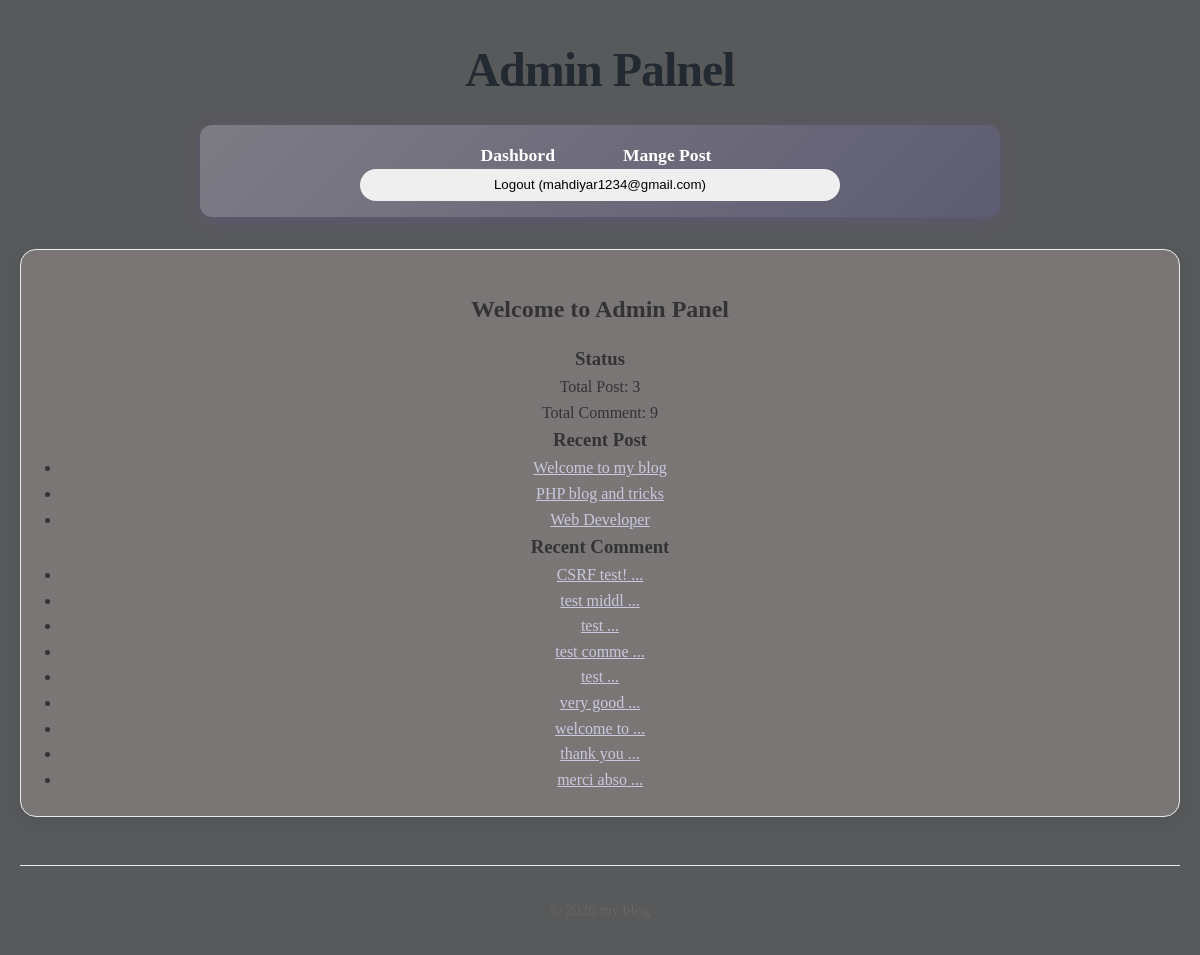
The app's page /admin/dashboard (signed in), older data.
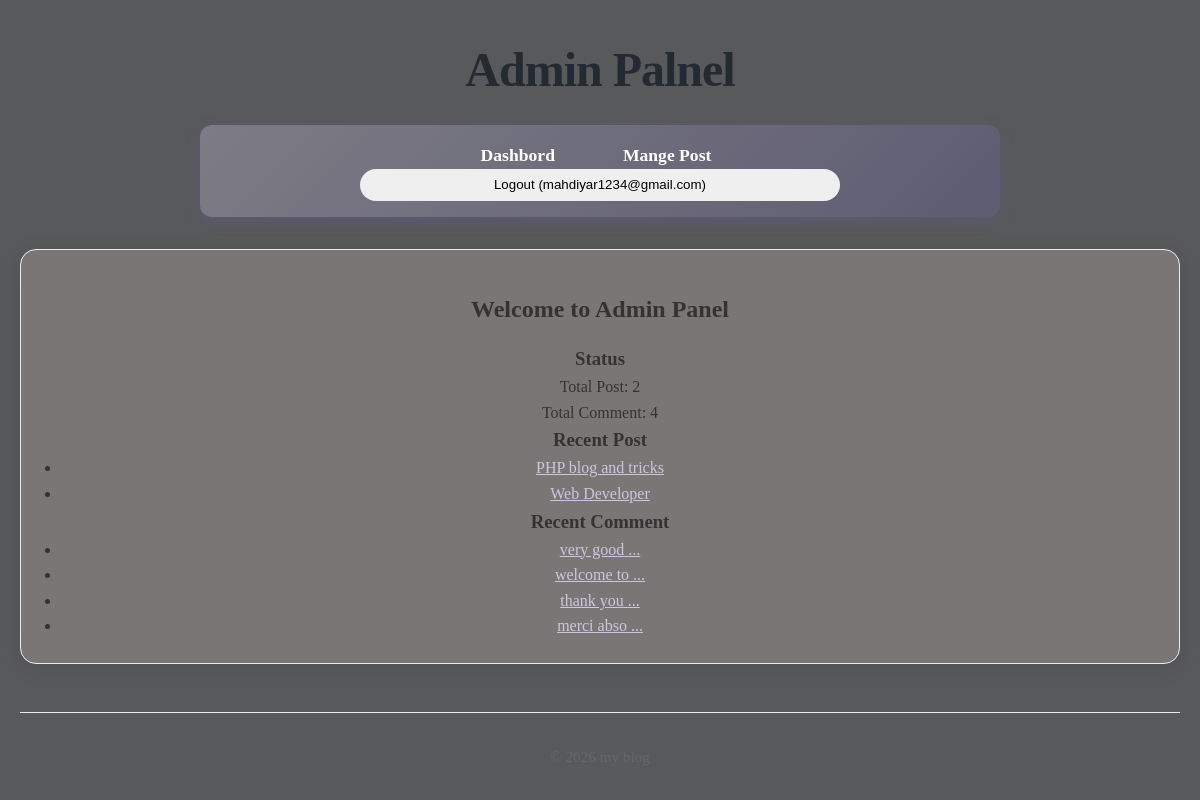
The same page, newer data.
### tables this page shows
CREATE TABLE posts(
    id INTEGER PRIMARY KEY AUTOINCREMENT,
    title TEXT NOT NULL,
    content TEXT NOT NULL,
    views INTEGER DEFAULT 0,
    user_id INTEGER NOT NULL,
    created_at DATETIME DEFAULT CURRENT_TIMESTAMP,
    FOREIGN KEY (user_id) REFERENCES users (id)
);

CREATE TABLE comments(
    id INTEGER PRIMARY KEY AUTOINCREMENT,
    content TEXT NOT NULL,
    user_id INTEGER NOT NULL,
    post_id INTEGER NOT NULL,
    created_at DATETIME DEFAULT CURRENT_TIMESTAMP,
    FOREIGN KEY (user_id) REFERENCES users (id),
    FOREIGN KEY (post_id) REFERENCES posts (id)
);

### core/View.php (called while the page is built, shortened)
<?php
class View{
    protected static $globals = [];
    public static function share(string $key , mixed $value): void{
        static::$globals[$key] = $value;
    }
    public static function render(string $template , array $data = [] , $layout = null): string{
        $data = [...static::$globals , ...$data];
        $content = static::renderTemplate($template, $data);
        return static::renderLayout($layout , $data, $content);
    }
    protected static function renderTemplate(string $template , array $data): string{
        extract($data);
        $path = dirname(__DIR__) . "/app/Views/$template.php";
        require $path;
        return ob_get_clean();
    }
     protected static function renderLayout(?string $template , array $data, string $content):string{
        return ob_get_clean();
    }
}

### app/Controllers/Admin/DashboardController.php (called while the page is built, shortened)
<?php
class DashboardController {
    public function index(){
        $totalPosts = Post::count();
        $totalComment = Comment::count();
        $recentPosts = Post::getRecent(5);
        $recentComment = Comment::getRecent(5);
        return View::render('admin/dashboard/index',
        [
            'totalPosts' => $totalPosts,
            'totalComment' => $totalComment,
            'recentPosts' => $recentPosts,
            'recentComment' => $recentComment,
        ],
        'layouts/admin');
    }
}

### core/Router.php (called while the page is built, shortened)
<?php
class Router{
    protected array $routes = [];
    protected array $globalMiddleware = [];
    protected array $routeMiddleware = [];
    public function add(string $method ,string $uri ,string $controller , array $middlewares = []): void{
        $this->routes[] = [
            'method' => $method,
            'uri' => $uri,
            'controller' => $controller,
            'middlewares' => $middlewares
        ];
    }
    public function addGlobalMiddleware(string $middleware):void {
        $this->globalMiddleware[] = $middleware;
    }
    public function addRouteMiddleware(string $name,string $middleware):void {
        $this->routeMiddleware[$name] = $middleware;
    }
    public function dispatch(string $uri ,string $method){
        $route = $this->findRoute($uri , $method);
        $middlewares = [
            ...$this->globalMiddleware,
            ...array_map(fn($name)=>$this->routeMiddleware[$name],$route['middlewares'])
        ];
       return $this->runMiddleware(
        $middlewares,
        function () use ($route) {
            [$controller , $action] = explode('@' , $route['controller']);
            return $this->callAction($controller , $action , $route['params']);
        }
       );
    }
    protected function runMiddleware(array $middlewares , callable $target): mixed{
        $next = $target;
        foreach(array_reverse($middlewares) as $middleware){
            $next = function() use ($middleware , $next){
                error_log("Middle ware : running $middleware");
                return (new $middleware)->handle($next);
            };
        }
        return $next();
    }
    protected function findRoute(string $uri , string $method): ?array{
        foreach($this->routes as $route){
            $params = $this->matchRoute($route['uri'] , $uri);
            if($params !== null && $route['method'] === $method){
                return [...$route , 'params' => $params];
            }
        }
        return null;
    }
    protected function matchRoute(string $routeUri,string $requestUri): ?array{
        $routeSegments = explode('/', trim($routeUri,'/'));
        $requestSegments = explode('/', trim($requestUri,'/'));
        if(count($routeSegments) !== count($requestSegments)){
            return null;
        }
        $params = [];
        foreach($routeSegments as $index => $routeSegment){
            if(str_starts_with($routeSegment,'{') && str_ends_with($routeSegment,'}')){
                $params[trim($routeSegment,'{}')] = $requestSegments[$index];
            }elseif($routeSegment !== $requestSegments[$index]){
                return null;
            }
        }
        return $params;
    }
    protected function callAction(string $controller,string $action,array $params): string{
        return (new $controller)->$action(... $params);
    }
}

### app/Middlewares/Auth.php (called while the page is built, shortened)
<?php
class Auth implements MiddleWare{
    public function handle(callable $next){
      return $next();
    }
}

### app/Middlewares/CSRF.php (called while the page is built, shortened)
<?php
class CSRF implements MiddleWare{
    public function handle(callable $next){
      return $next();
    }
}

### app/Middlewares/View.php (called while the page is built, shortened)
<?php
class View implements MiddleWare{
    public function handle(callable $next){
      return $next();
    }
}

### core/App.php (called while the page is built, shortened)
<?php
class App{
    protected static $container = [];
    public static function bind(string $key, mixed $value): void{
        static::$container[$key] = $value;
    }
    public static function get(string $key): mixed{
        return static::$container[$key];
    }
}

### app/Models/Post.php (called while the page is built, shortened)
<?php
class Post extends Model{
    protected static string $table = 'posts';
    public static function getRecent(?int $limit = null, ?int $page = null, ?string $search = null)
{
    $db = App::get('database');
    $query = "SELECT * FROM " . static::$table;
    $params = [];
    $query .= " ORDER BY created_at DESC";
    return $db->fetchAll($query, $params, static::class);
}
    public static function count(?string $search = null): int{
        $db = App::get('database');
        $query = " SELECT COUNT(*) FROM " . static::$table;
        $params = [];
        return (int) $db->query($query,$params)->fetchColumn();
    }
}

### core/DataBase.php (called while the page is built, shortened)
<?php
class DataBase{
    protected $pdo;
    public function __construct(array $config){
        try {
            $dsn = $this->createDsn($config);
            $username = $config['username'] ?? null;
            $password = $config['password'] ?? null;
            $options = $config['options'] ?? null;
            $this->pdo = new PDO($dsn , $username , $password , $options);
            $this->pdo->setAttribute(PDO::ATTR_ERRMODE,PDO::ERRMODE_EXCEPTION);
        } catch (PDOException $e) {
            throw new Exception("Could not connect to the database:" . $e);
        }
    }
    protected function createDsn(array $config): string{
        $driver = $config['driver'];
        $dbname = $config['dbname'];
        return match ($driver) {
            'sqlite' => "sqlite:$dbname",
            default => throw new Exception("Unsupported database driver: $driver") ,
        };
    }
    public function query(string $sql, array $params = []): PDOStatement{
        $stmt = $this->pdo->prepare($sql);
        $stmt->execute($params);
        return $stmt;
    }
    public function fetchAll(string $sql,array $params = [], ?string $classname = null): array{
        $stmt = $this->query($sql,$params);
        return $classname ? $stmt->fetchAll(PDO::FETCH_CLASS , $classname) : $stmt->fetchAll(PDO::FETCH_ASSOC);
    }
}

### core/Model.php (called while the page is built, shortened)
<?php
abstract class Model{
    protected static string $table;
    public static function getRecent(?int $limit = null, ?int $page = null, ?string $search = null)
{
    $db = App::get('database');
    $query = "SELECT * FROM " . static::$table;
    $params = [];
    $query .= " ORDER BY created_at DESC";
    return $db->fetchAll($query, $params, static::class);
}
    public static function count(): int{
        $db = App::get('database');
        $query = " SELECT COUNT(*) FROM " . static::$table;
        return (int) $db->query($query,[])->fetchColumn();
    }
}

### app/Views/admin/dashboard/index.php (the view, shortened to what the changed rows need)
<h2>Welcome to Admin Panel</h2>
<section class="section-admin">
    <h3>Status</h3>
    <p>Total Post: <?= $totalPosts ?></p>
    <p>Total Comment: <?= $totalComment ?></p>
</section>
<section  class="section-admin">
    <ul>
        <?php foreach($recentPosts as $post): ?>
            <li>
                <a href="/post/<?= $post->id ?>">
                    <?= htmlspecialchars($post->title) ?>
                </a>
            </li>
        <?php endforeach; ?>
    </ul>
</section>
<section  class="section-admin">
    <ul>
        <?php foreach($recentComment as $commnet): ?>
            <li>
                <a href="/post/<?= $commnet->post_id ?>">
                  <?= htmlspecialchars(substr($commnet->content , 0,10)) ?>
                   ...
                </a>
            </li>
        <?php endforeach; ?>
    </ul>
</section>

Row changes from the older to the newer data that the page shows:
removed posts: title "Welcome to my blog"
removed comments: content "CSRF test!"
removed comments: content "test middl"
removed comments: content "test"
removed comments: content "test comme"
removed comments: content "test"
Text that changed along with them:
$totalPosts: "3" → "2"
$totalComment: "9" → "4"
